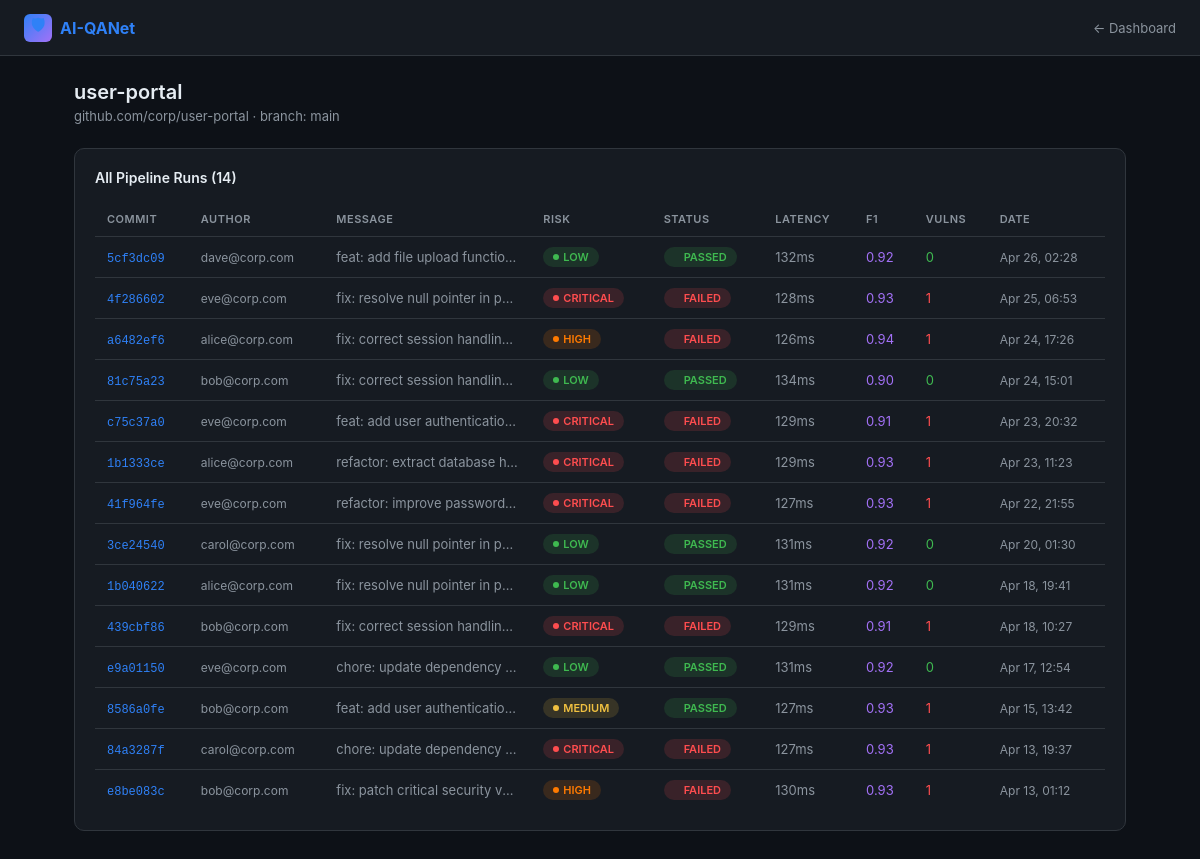
The app's page /pipeline/3/ with its own data.
### scanner/models.py (models this page shows, shortened)
class Pipeline(models.Model):
    name = models.CharField(max_length=200)
    repository = models.CharField(max_length=300)
    branch = models.CharField(max_length=100, default='main')
    created_at = models.DateTimeField(auto_now_add=True)

class PipelineRun(models.Model):
    RISK_CHOICES = [
        ('critical', 'Critical Vulnerability'),
        ('high', 'High Risk'),
        ('medium', 'Medium Risk'),
        ('low', 'Low / No Risk'),
    ]
    STATUS_CHOICES = [
        ('passed', 'Passed'),
        ('failed', 'Failed'),
        ('running', 'Running'),
    ]
    pipeline = models.ForeignKey(Pipeline, on_delete=models.CASCADE, related_name='runs')
    commit_hash = models.CharField(max_length=40)
    commit_message = models.TextField()
    author = models.CharField(max_length=100)
    risk_level = models.CharField(max_length=20, choices=RISK_CHOICES)
    risk_score = models.FloatField(help_text="0.0 to 1.0")
    status = models.CharField(max_length=20, choices=STATUS_CHOICES)
    inference_ms = models.IntegerField(help_text="Inference latency in ms")
    precision = models.FloatField(default=0.0)
    recall = models.FloatField(default=0.0)
    f1_score = models.FloatField(default=0.0)
    vulnerabilities_found = models.IntegerField(default=0)
    _vulnerabilities_detail = models.TextField(db_column='vulnerabilities_detail', default='[]')
    created_at = models.DateTimeField(auto_now_add=True)
    @property
    def vulnerabilities_detail(self):
        return json.loads(self._vulnerabilities_detail)
    @vulnerabilities_detail.setter
    def vulnerabilities_detail(self, value):
        self._vulnerabilities_detail = json.dumps(value)

### scanner/views.py (the view)
# urls.py: path('pipeline/<int:pk>/', views.pipeline_detail, name='pipeline_detail'),
def pipeline_detail(request, pk):
    pipeline = get_object_or_404(Pipeline, pk=pk)
    runs = pipeline.runs.order_by('-created_at')
    context = {'pipeline': pipeline, 'runs': runs}
    return render(request, 'scanner/pipeline_detail.html', context)

### scanner/templates/scanner/pipeline_detail.html (shortened to what this page needs)
<!DOCTYPE html>
<html lang="en">
<head>
</head>
<body>
<nav>
  <a href="{% url 'dashboard' %}" class="nav-brand"><div class="icon">🛡</div>AI-QANet</a>
  <a href="{% url 'dashboard' %}" class="back-link">← Dashboard</a>
</nav>
<div class="page">
  <div class="page-title">{{ pipeline.name }}</div>
  <div class="page-sub">{{ pipeline.repository }} · branch: {{ pipeline.branch }}</div>
  <div class="card">
    <div class="card-title">All Pipeline Runs ({{ runs|length }})</div>
    <table class="runs-table">
      <thead><tr><th>Commit</th><th>Author</th><th>Message</th><th>Risk</th><th>Status</th><th>Latency</th><th>F1</th><th>Vulns</th><th>Date</th></tr></thead>
      <tbody>
        {% for run in runs %}
        <tr>
          <td><a href="{% url 'run_detail' run.pk %}">{{ run.commit_hash|slice:":8" }}</a></td>
          <td style="color:var(--muted);font-size:12px">{{ run.author|truncatechars:22 }}</td>
          <td style="color:var(--muted);max-width:180px;overflow:hidden;text-overflow:ellipsis;white-space:nowrap">{{ run.commit_message|truncatechars:35 }}</td>
          <td><span class="badge badge-{{ run.risk_level }}">{{ run.risk_level }}</span></td>
          <td><span class="badge badge-{{ run.status }}">{{ run.status }}</span></td>
          <td style="color:var(--muted)">{{ run.inference_ms }}ms</td>
          <td style="color:#a371f7">{{ run.f1_score|floatformat:2 }}</td>
          <td style="color:{% if run.vulnerabilities_found > 0 %}var(--critical){% else %}var(--low){% endif %}">{{ run.vulnerabilities_found }}</td>
          <td style="color:var(--muted);font-size:12px">{{ run.created_at|date:"M d, H:i" }}</td>
        </tr>
        {% endfor %}
      </tbody>
    </table>
  </div>
</div>
</body>
</html>

### scanner/templates/scanner/pipeline_detail.html (style rules this page uses)
:root { --bg:#0d1117;--surface:#161b22;--surface2:#21262d;--border:#30363d;--text:#e6edf3;--muted:#8b949e;--critical:#ff4d4f;--high:#ff7a00;--medium:#f0c040;--low:#3fb950;--accent:#2f81f7; }
* { box-sizing:border-box;margin:0;padding:0; }
body { background:var(--bg);color:var(--text);font-family:-apple-system,BlinkMacSystemFont,'Segoe UI',sans-serif;font-size:14px; }
nav { background:var(--surface);border-bottom:1px solid var(--border);padding:0 24px;display:flex;align-items:center;height:56px;gap:24px; }
.nav-brand { font-size:16px;font-weight:700;color:var(--accent);display:flex;align-items:center;gap:8px;text-decoration:none; }
.nav-brand .icon { width:28px;height:28px;background:linear-gradient(135deg,var(--accent),#a371f7);border-radius:6px;display:flex;align-items:center;justify-content:center; }
.back-link { color:var(--muted);text-decoration:none;font-size:13px;margin-left:auto; }
.page { max-width:1100px;margin:0 auto;padding:24px; }
.page-title { font-size:20px;font-weight:600;margin-bottom:4px; }
.page-sub { color:var(--muted);font-size:13px;margin-bottom:24px; }
.card { background:var(--surface);border:1px solid var(--border);border-radius:10px;padding:20px;margin-bottom:20px; }
.card-title { font-size:14px;font-weight:600;margin-bottom:16px; }
.runs-table { width:100%;border-collapse:collapse; }
.runs-table th { text-align:left;padding:10px 12px;color:var(--muted);font-size:11px;font-weight:600;text-transform:uppercase;letter-spacing:.5px;border-bottom:1px solid var(--border); }
.runs-table td { padding:10px 12px;border-bottom:1px solid var(--border);font-size:13px;vertical-align:middle; }
.runs-table tr:last-child td { border-bottom:none; }
.runs-table a { color:var(--accent);text-decoration:none;font-family:monospace;font-size:12px; }
.badge { display:inline-flex;align-items:center;gap:4px;padding:3px 10px;border-radius:20px;font-size:11px;font-weight:600;text-transform:uppercase; }
.badge::before { content:'';width:6px;height:6px;border-radius:50%; }
.badge-critical { background:rgba(255,77,79,.15);color:var(--critical); }
.badge-critical::before { background:var(--critical); }
.badge-high { background:rgba(255,122,0,.15);color:var(--high); }
.badge-high::before { background:var(--high); }
.badge-medium { background:rgba(240,192,64,.15);color:var(--medium); }
.badge-medium::before { background:var(--medium); }
.badge-low { background:rgba(63,185,80,.15);color:var(--low); }
.badge-low::before { background:var(--low); }
.badge-passed { background:rgba(63,185,80,.15);color:var(--low); }
.badge-failed { background:rgba(255,77,79,.15);color:var(--critical); }

### records on screen
Pipeline: name "user-portal", repository "github.com/corp/user-portal", branch "main"
PipelineRun: commit_hash "5cf3dc09", author "dave@corp.com", commit_message "feat: add file upload functio…", risk_level "LOW", status "PASSED", inference_ms "132", f1_score "0.92", vulnerabilities_found "0", created_at "Apr 26, 02:28"
PipelineRun: commit_hash "4f286602", author "eve@corp.com", commit_message "fix: resolve null pointer in p…", risk_level "CRITICAL", status "FAILED", inference_ms "128", f1_score "0.93", vulnerabilities_found "1", created_at "Apr 25, 06:53"
PipelineRun: commit_hash "a6482ef6", author "alice@corp.com", commit_message "fix: correct session handlin…", risk_level "HIGH", status "FAILED", inference_ms "126", f1_score "0.94", vulnerabilities_found "1", created_at "Apr 24, 17:26"
PipelineRun: commit_hash "81c75a23", author "bob@corp.com", commit_message "fix: correct session handlin…", risk_level "LOW", status "PASSED", inference_ms "134", f1_score "0.90", vulnerabilities_found "0", created_at "Apr 24, 15:01"
PipelineRun: commit_hash "c75c37a0", author "eve@corp.com", commit_message "feat: add user authenticatio…", risk_level "CRITICAL", status "FAILED", inference_ms "129", f1_score "0.91", vulnerabilities_found "1", created_at "Apr 23, 20:32"
PipelineRun: commit_hash "1b1333ce", author "alice@corp.com", commit_message "refactor: extract database h…", risk_level "CRITICAL", status "FAILED", inference_ms "129", f1_score "0.93", vulnerabilities_found "1", created_at "Apr 23, 11:23"
PipelineRun: commit_hash "41f964fe", author "eve@corp.com", commit_message "refactor: improve password…", risk_level "CRITICAL", status "FAILED", inference_ms "127", f1_score "0.93", vulnerabilities_found "1", created_at "Apr 22, 21:55"
PipelineRun: commit_hash "3ce24540", author "carol@corp.com", commit_message "fix: resolve null pointer in p…", risk_level "LOW", status "PASSED", inference_ms "131", f1_score "0.92", vulnerabilities_found "0", created_at "Apr 20, 01:30"
PipelineRun: commit_hash "1b040622", author "alice@corp.com", commit_message "fix: resolve null pointer in p…", risk_level "LOW", status "PASSED", inference_ms "131", f1_score "0.92", vulnerabilities_found "0", created_at "Apr 18, 19:41"
PipelineRun: commit_hash "439cbf86", author "bob@corp.com", commit_message "fix: correct session handlin…", risk_level "CRITICAL", status "FAILED", inference_ms "129", f1_score "0.91", vulnerabilities_found "1", created_at "Apr 18, 10:27"
PipelineRun: commit_hash "e9a01150", author "eve@corp.com", commit_message "chore: update dependency…", risk_level "LOW", status "PASSED", inference_ms "131", f1_score "0.92", vulnerabilities_found "0", created_at "Apr 17, 12:54"
PipelineRun: commit_hash "8586a0fe", author "bob@corp.com", commit_message "feat: add user authenticatio…", risk_level "MEDIUM", status "PASSED", inference_ms "127", f1_score "0.93", vulnerabilities_found "1", created_at "Apr 15, 13:42"
PipelineRun: commit_hash "84a3287f", author "carol@corp.com", commit_message "chore: update dependency…", risk_level "CRITICAL", status "FAILED", inference_ms "127", f1_score "0.93", vulnerabilities_found "1", created_at "Apr 13, 19:37"
PipelineRun: commit_hash "e8be083c", author "bob@corp.com", commit_message "fix: patch critical security v…", risk_level "HIGH", status "FAILED", inference_ms "130", f1_score "0.93", vulnerabilities_found "1", created_at "Apr 13, 01:12"

### other values on screen
{{ runs|length }} "14"
